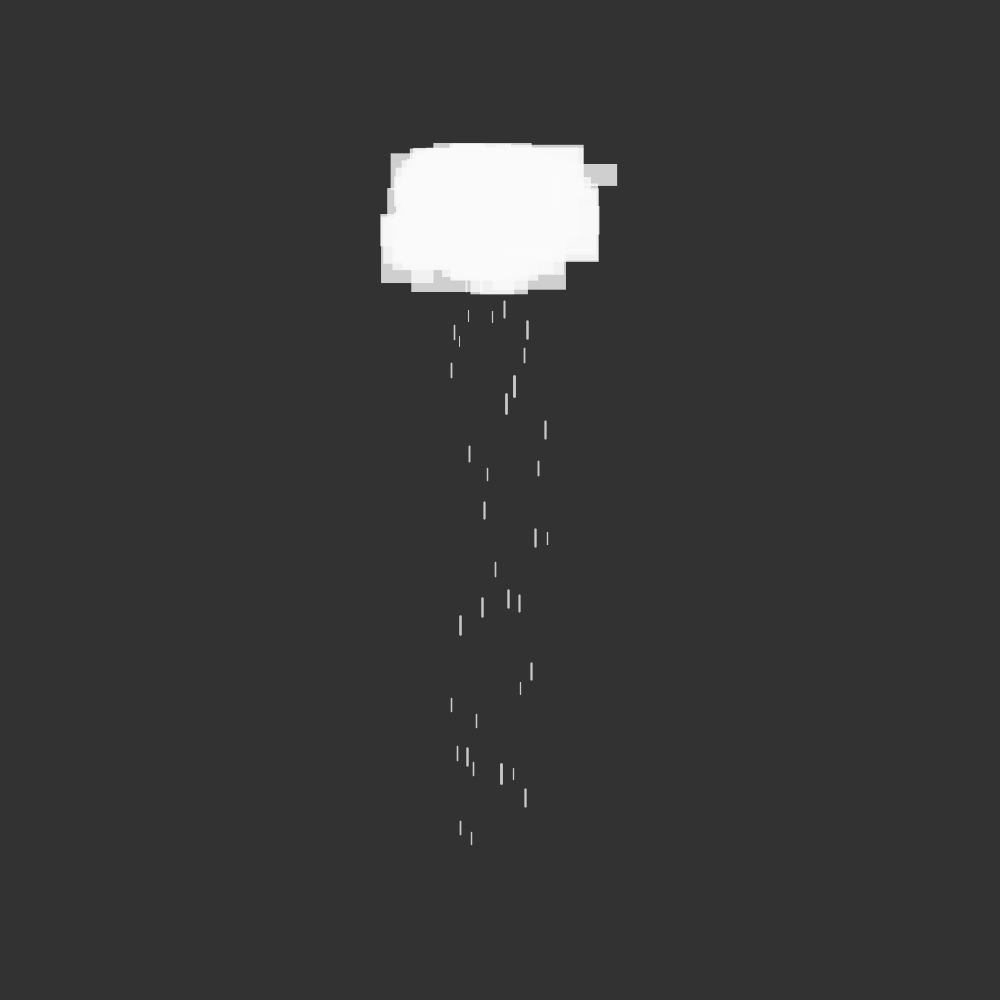
Frame 1 (no input)
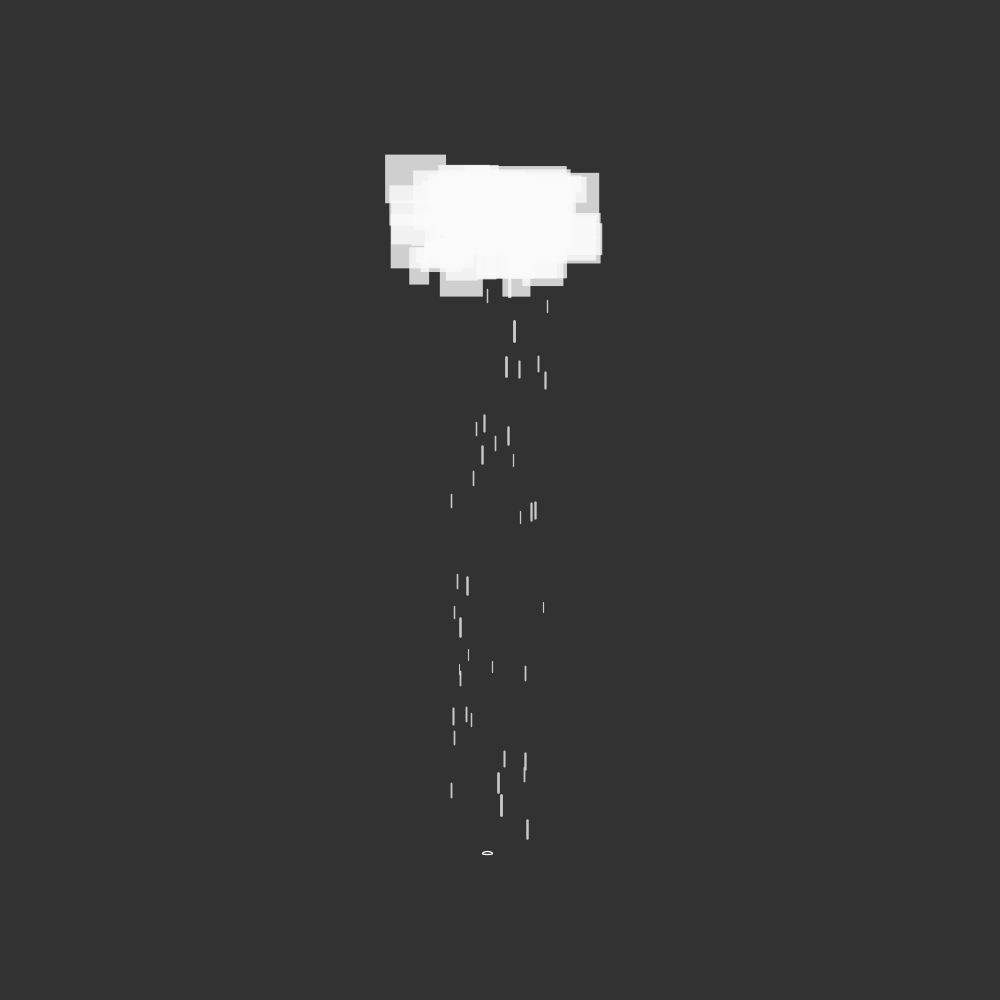
Frame 60 (the mouse pressed at the canvas centre just before this capture)
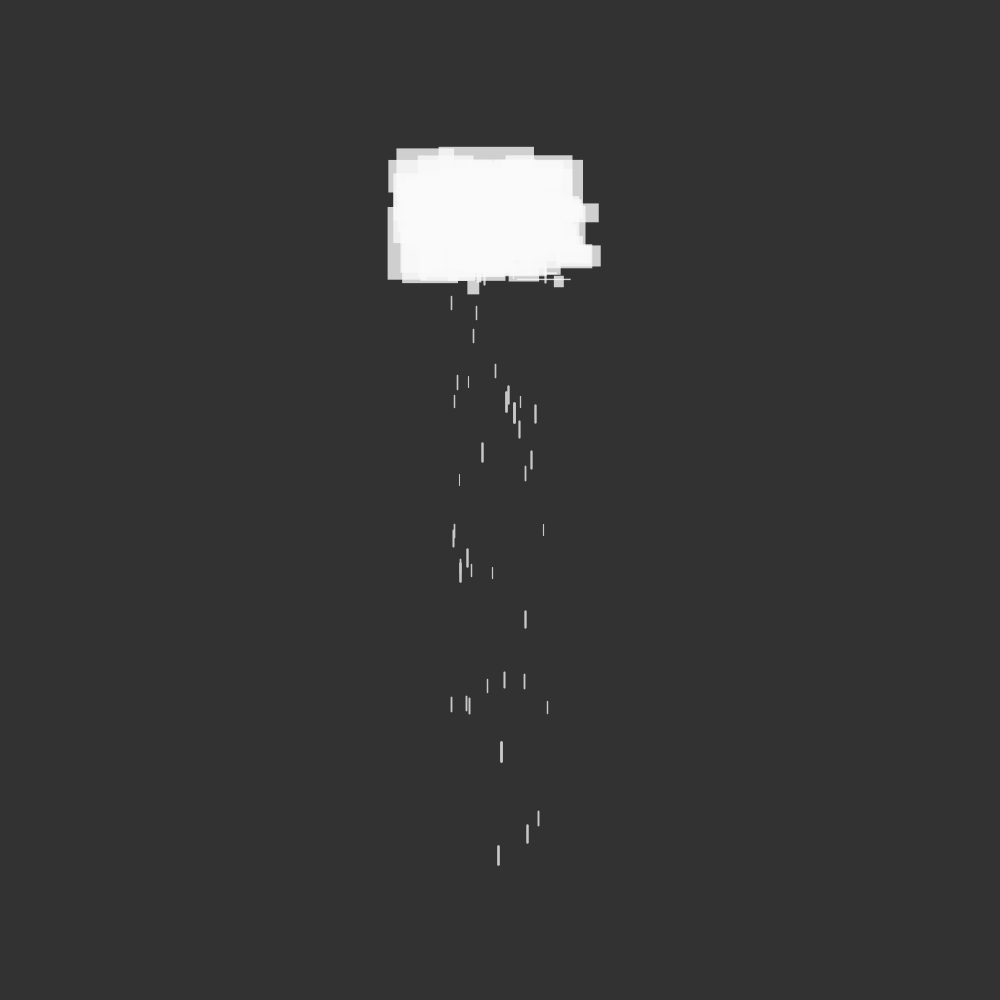
Frame 120 (the mouse held since frame 60 and released just before this capture)

The Processing sketch that drew these frames (run headless with seeded random() and noise(); from frame 60 on, the mouse is pressed at the canvas centre):

// Processing sketch: rain
// ── rain.pde
Drop[] drops = new Drop[40];
Cloud[] clouds = new Cloud[100];
Sun sun = new Sun(50);

void setup() {
  size(1000, 1000);
  for (int i = 0; i < drops.length; i++) {
    drops[i] = new Drop();  
  }
  
  for (int i = 0; i < clouds.length; i++) {
    clouds[i] = new Cloud();
  }
  
}

void draw() {
  background(50);
  
  //sun.show();
  //sun.pulse();

  for (int i = 0; i < drops.length; i++) {
    drops[i].fall();
    drops[i].show();
  }
  
  for (int i = 0; i < clouds.length; i++) {
    clouds[i].show();
    clouds[i].fade();
  }
  
}
// ── Cloud.pde
class Cloud {
  float cloudBoundWidth = 120;
  float cloudBoundHeight = 80;
  float x = (width / 2) - (cloudBoundWidth / 2);
  float y = height / 7;
  
  float cloudX, cloudY, cloudWidth, cloudHeight;
  
  Cloud() {
    cloudReset();
  }
  
  void fade() {
    cloudWidth = cloudWidth - random(1);
    cloudHeight = cloudHeight - random(1);
    cloudX = cloudX + random(1);
    cloudY = cloudY + random(1);
    
    if (cloudWidth < 0 || cloudHeight < 0) {
      cloudReset();
    }

  }
  
  void show() {
    fill(250, 200);
    noStroke();
    rect(cloudX, cloudY, cloudWidth, cloudHeight);
  }
  
  void cloudReset() {
    cloudX = random(x - cloudBoundWidth / 2, x + cloudBoundWidth / 2);
    cloudY = random(y, y + cloudBoundHeight);
    cloudWidth = random(cloudBoundWidth / 4, cloudBoundWidth);
    cloudHeight = random(cloudBoundHeight / 4, cloudBoundHeight);    
  }
}
// ── Drop.pde
class Drop {
 float cloudWidth = 100;
 float cloudHeight = 75;
 
 float x = random(width / 2 - cloudWidth / 2, width / 2 + cloudWidth / 2);
 float y = random(height / 5, height * .85);
 float z = random(0, 20);
 float len = map(z, 0, 20, 10, 20);
 float ySpeed = map(z, 0, 20, 4, 8);
 
 Splash splash = new Splash();
 
 void fall() {
   y = y + ySpeed;
   ySpeed = ySpeed + 0.05;
   
   if (y > height * .85) {
     splash.show(x, y);
     splash.splashes();
     rainReset();
   }
 }
 
 void show() {
   float thinkness = map(z, 0, 20, 1, 3);
   strokeWeight(thinkness);
   stroke(200);
   line(x, y, x, y+len);
 }
 
 void rainReset() {
   y = random(height / 5, height / 3 + cloudHeight);
   ySpeed = map(z, 0, 20, 4, 8);
 }
 
}
// ── Splash.pde
class Splash {
  
  float x, y;
  float radius = 10;
  float speed = 5;
  
  
  void splashes() {
    radius += 3;
  }
 
  void show(float x, float y) {
    fill(250, 0);
    stroke(250);
    ellipse(x, y, radius, 3);
  }
  
}
// ── Sun.pde
class Sun {
 
  float x;
  float y;
  float radius;
  float expandRate = 1;
  
  Sun(float radius) {
    this.radius = radius;
  }
  
  void pulse() {
    if (radius < 150) {
      fill(255, 220, 0, 255 - (expandRate * 10));
      radius = radius + expandRate;
    } else {
      radius = 100; 
    }
    
  }
  
  void show() {
    fill(255, 220, 0, 255);
    ellipse(width / 2, height / 5, radius * 2, radius * 2);
  }
  
}
